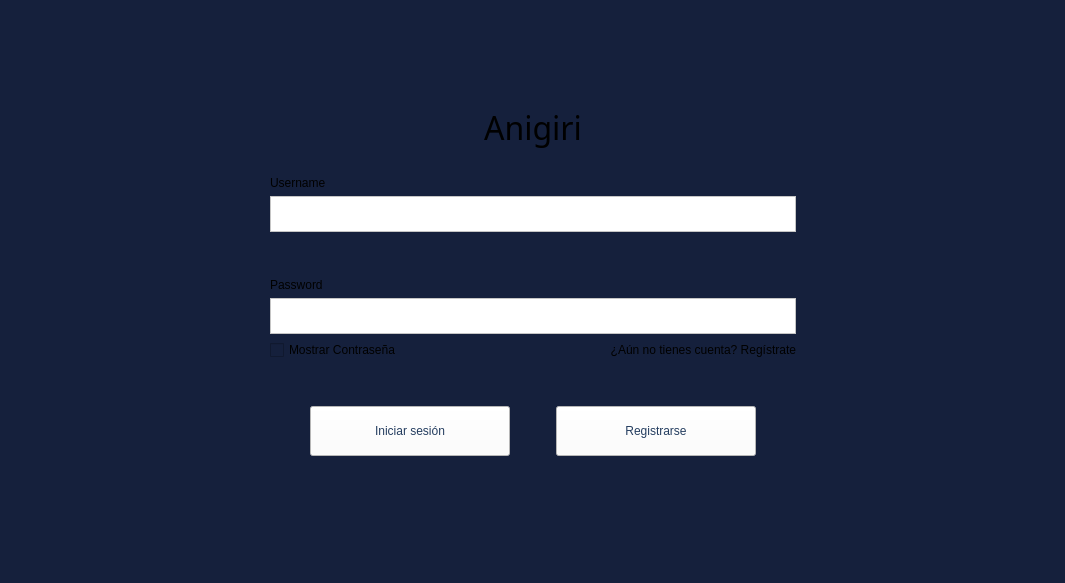
<?xml version="1.0" encoding="UTF-8"?>
<ui version="4.0">
 <class>MainWindow</class>
 <widget class="QMainWindow" name="MainWindow">
  <property name="geometry">
   <rect>
    <x>0</x>
    <y>0</y>
    <width>1065</width>
    <height>583</height>
   </rect>
  </property>
  <property name="windowTitle">
   <string>MainWindow</string>
  </property>
  <property name="styleSheet">
   <string notr="true">background-color: rgb(21, 32, 60);</string>
  </property>
  <widget class="QWidget" name="centralwidget">
   <layout class="QGridLayout" name="gridLayout_5">
    <item row="5" column="2">
     <spacer name="horizontalSpacer_6">
      <property name="orientation">
       <enum>Qt::Orientation::Horizontal</enum>
      </property>
      <property name="sizeHint" stdset="0">
       <size>
        <width>40</width>
        <height>20</height>
       </size>
      </property>
     </spacer>
    </item>
    <item row="1" column="2">
     <widget class="QLabel" name="label_2">
      <property name="font">
       <font>
        <family>Pinky Show</family>
        <pointsize>24</pointsize>
        <italic>false</italic>
        <bold>false</bold>
       </font>
      </property>
      <property name="styleSheet">
       <string notr="true">font: 24pt &quot;Pinky Show&quot;;</string>
      </property>
      <property name="text">
       <string>&lt;html&gt;&lt;head/&gt;&lt;body&gt;&lt;p align=&quot;center&quot;&gt;Anigiri&lt;/p&gt;&lt;/body&gt;&lt;/html&gt;</string>
      </property>
     </widget>
    </item>
    <item row="0" column="2">
     <spacer name="verticalSpacer_2">
      <property name="orientation">
       <enum>Qt::Orientation::Vertical</enum>
      </property>
      <property name="sizeHint" stdset="0">
       <size>
        <width>20</width>
        <height>40</height>
       </size>
      </property>
     </spacer>
    </item>
    <item row="6" column="2">
     <layout class="QGridLayout" name="gridLayout_4">
      <item row="0" column="4">
       <widget class="QPushButton" name="pushButton">
        <property name="minimumSize">
         <size>
          <width>200</width>
          <height>50</height>
         </size>
        </property>
        <property name="styleSheet">
         <string notr="true">background-color: rgb(255, 255, 255);
font: 700 11pt &quot;Segoe UI&quot;;
color: rgb(36, 61, 95);</string>
        </property>
        <property name="text">
         <string>Registrarse</string>
        </property>
       </widget>
      </item>
      <item row="0" column="1">
       <spacer name="horizontalSpacer">
        <property name="orientation">
         <enum>Qt::Orientation::Horizontal</enum>
        </property>
        <property name="sizeHint" stdset="0">
         <size>
          <width>40</width>
          <height>20</height>
         </size>
        </property>
       </spacer>
      </item>
      <item row="0" column="5">
       <spacer name="horizontalSpacer_2">
        <property name="orientation">
         <enum>Qt::Orientation::Horizontal</enum>
        </property>
        <property name="sizeHint" stdset="0">
         <size>
          <width>40</width>
          <height>20</height>
         </size>
        </property>
       </spacer>
      </item>
      <item row="0" column="2">
       <widget class="QPushButton" name="loginButton">
        <property name="minimumSize">
         <size>
          <width>200</width>
          <height>50</height>
         </size>
        </property>
        <property name="styleSheet">
         <string notr="true">background-color: rgb(255, 255, 255);
font: 700 11pt &quot;Segoe UI&quot;;
color: rgb(36, 61, 95);</string>
        </property>
        <property name="text">
         <string>Iniciar sesión</string>
        </property>
       </widget>
      </item>
      <item row="0" column="3">
       <spacer name="horizontalSpacer_10">
        <property name="orientation">
         <enum>Qt::Orientation::Horizontal</enum>
        </property>
        <property name="sizeHint" stdset="0">
         <size>
          <width>40</width>
          <height>20</height>
         </size>
        </property>
       </spacer>
      </item>
     </layout>
    </item>
    <item row="3" column="2">
     <layout class="QGridLayout" name="gridLayout">
      <item row="1" column="0">
       <widget class="QLabel" name="label_3">
        <property name="text">
         <string>Username</string>
        </property>
       </widget>
      </item>
      <item row="10" column="1">
       <widget class="QLabel" name="label">
        <property name="text">
         <string>&lt;html&gt;&lt;head/&gt;&lt;body&gt;&lt;p align=&quot;right&quot;&gt;¿Aún no tienes cuenta? Regístrate&lt;/p&gt;&lt;/body&gt;&lt;/html&gt;</string>
        </property>
       </widget>
      </item>
      <item row="10" column="0">
       <widget class="QCheckBox" name="VisiblePass">
        <property name="text">
         <string>Mostrar Contraseña</string>
        </property>
       </widget>
      </item>
      <item row="9" column="0" colspan="2">
       <widget class="QTextEdit" name="password">
        <property name="maximumSize">
         <size>
          <width>16777215</width>
          <height>36</height>
         </size>
        </property>
        <property name="styleSheet">
         <string notr="true">background-color: rgb(255, 255, 255);
font: 16pt &quot;Segoe UI&quot;;
color: rgb(0, 0, 0);</string>
        </property>
        <property name="frameShape">
         <enum>QFrame::Shape::StyledPanel</enum>
        </property>
        <property name="html">
         <string>&lt;!DOCTYPE HTML PUBLIC &quot;-//W3C//DTD HTML 4.0//EN&quot; &quot;http://www.w3.org/TR/REC-html40/strict.dtd&quot;&gt;
&lt;html&gt;&lt;head&gt;&lt;meta name=&quot;qrichtext&quot; content=&quot;1&quot; /&gt;&lt;meta charset=&quot;utf-8&quot; /&gt;&lt;style type=&quot;text/css&quot;&gt;
p, li { white-space: pre-wrap; }
hr { height: 1px; border-width: 0; }
li.unchecked::marker { content: &quot;\2610&quot;; }
li.checked::marker { content: &quot;\2612&quot;; }
&lt;/style&gt;&lt;/head&gt;&lt;body style=&quot; font-family:'Segoe UI'; font-size:16pt; font-weight:400; font-style:normal;&quot;&gt;
&lt;p style=&quot;-qt-paragraph-type:empty; margin-top:0px; margin-bottom:0px; margin-left:0px; margin-right:0px; -qt-block-indent:0; text-indent:0px; font-size:10.5pt;&quot;&gt;&lt;br /&gt;&lt;/p&gt;&lt;/body&gt;&lt;/html&gt;</string>
        </property>
       </widget>
      </item>
      <item row="7" column="0" colspan="2">
       <widget class="QLabel" name="label_4">
        <property name="text">
         <string>Password</string>
        </property>
       </widget>
      </item>
      <item row="2" column="0" colspan="2">
       <widget class="QTextEdit" name="username">
        <property name="maximumSize">
         <size>
          <width>16777215</width>
          <height>36</height>
         </size>
        </property>
        <property name="layoutDirection">
         <enum>Qt::LayoutDirection::LeftToRight</enum>
        </property>
        <property name="autoFillBackground">
         <bool>true</bool>
        </property>
        <property name="styleSheet">
         <string notr="true">background-color: rgb(255, 255, 255);
font: 16pt &quot;Segoe UI&quot;;
color: rgb(0, 0, 0);</string>
        </property>
        <property name="frameShape">
         <enum>QFrame::Shape::StyledPanel</enum>
        </property>
        <property name="frameShadow">
         <enum>QFrame::Shadow::Sunken</enum>
        </property>
        <property name="html">
         <string>&lt;!DOCTYPE HTML PUBLIC &quot;-//W3C//DTD HTML 4.0//EN&quot; &quot;http://www.w3.org/TR/REC-html40/strict.dtd&quot;&gt;
&lt;html&gt;&lt;head&gt;&lt;meta name=&quot;qrichtext&quot; content=&quot;1&quot; /&gt;&lt;meta charset=&quot;utf-8&quot; /&gt;&lt;style type=&quot;text/css&quot;&gt;
p, li { white-space: pre-wrap; }
hr { height: 1px; border-width: 0; }
li.unchecked::marker { content: &quot;\2610&quot;; }
li.checked::marker { content: &quot;\2612&quot;; }
&lt;/style&gt;&lt;/head&gt;&lt;body style=&quot; font-family:'Segoe UI'; font-size:16pt; font-weight:400; font-style:normal;&quot;&gt;
&lt;p style=&quot;-qt-paragraph-type:empty; margin-top:0px; margin-bottom:0px; margin-left:0px; margin-right:0px; -qt-block-indent:0; text-indent:0px; font-size:10.5pt;&quot;&gt;&lt;br /&gt;&lt;/p&gt;&lt;/body&gt;&lt;/html&gt;</string>
        </property>
       </widget>
      </item>
      <item row="6" column="0">
       <spacer name="verticalSpacer_5">
        <property name="orientation">
         <enum>Qt::Orientation::Vertical</enum>
        </property>
        <property name="sizeHint" stdset="0">
         <size>
          <width>20</width>
          <height>40</height>
         </size>
        </property>
       </spacer>
      </item>
     </layout>
    </item>
    <item row="2" column="2">
     <spacer name="horizontalSpacer_7">
      <property name="orientation">
       <enum>Qt::Orientation::Horizontal</enum>
      </property>
      <property name="sizeHint" stdset="0">
       <size>
        <width>40</width>
        <height>20</height>
       </size>
      </property>
     </spacer>
    </item>
    <item row="3" column="3">
     <spacer name="horizontalSpacer_9">
      <property name="orientation">
       <enum>Qt::Orientation::Horizontal</enum>
      </property>
      <property name="sizeHint" stdset="0">
       <size>
        <width>40</width>
        <height>20</height>
       </size>
      </property>
     </spacer>
    </item>
    <item row="7" column="2">
     <spacer name="verticalSpacer_3">
      <property name="orientation">
       <enum>Qt::Orientation::Vertical</enum>
      </property>
      <property name="sizeHint" stdset="0">
       <size>
        <width>20</width>
        <height>40</height>
       </size>
      </property>
     </spacer>
    </item>
    <item row="3" column="0">
     <spacer name="horizontalSpacer_3">
      <property name="orientation">
       <enum>Qt::Orientation::Horizontal</enum>
      </property>
      <property name="sizeHint" stdset="0">
       <size>
        <width>40</width>
        <height>20</height>
       </size>
      </property>
     </spacer>
    </item>
    <item row="3" column="1">
     <spacer name="horizontalSpacer_8">
      <property name="orientation">
       <enum>Qt::Orientation::Horizontal</enum>
      </property>
      <property name="sizeHint" stdset="0">
       <size>
        <width>40</width>
        <height>20</height>
       </size>
      </property>
     </spacer>
    </item>
    <item row="3" column="4">
     <spacer name="horizontalSpacer_4">
      <property name="orientation">
       <enum>Qt::Orientation::Horizontal</enum>
      </property>
      <property name="sizeHint" stdset="0">
       <size>
        <width>40</width>
        <height>20</height>
       </size>
      </property>
     </spacer>
    </item>
    <item row="4" column="2">
     <spacer name="horizontalSpacer_5">
      <property name="orientation">
       <enum>Qt::Orientation::Horizontal</enum>
      </property>
      <property name="sizeHint" stdset="0">
       <size>
        <width>40</width>
        <height>20</height>
       </size>
      </property>
     </spacer>
    </item>
   </layout>
  </widget>
  <widget class="QStatusBar" name="statusbar"/>
 </widget>
 <resources/>
 <connections/>
</ui>
